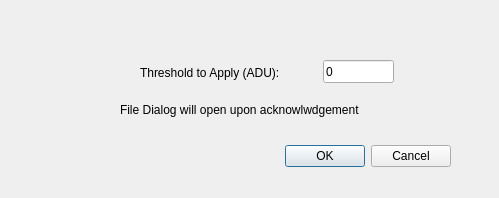
<?xml version="1.0" encoding="UTF-8"?>
<ui version="4.0">
 <class>threshExport</class>
 <widget class="QDialog" name="threshExport">
  <property name="geometry">
   <rect>
    <x>0</x>
    <y>0</y>
    <width>499</width>
    <height>198</height>
   </rect>
  </property>
  <property name="windowTitle">
   <string>Dialog</string>
  </property>
  <widget class="QDialogButtonBox" name="buttonBox">
   <property name="geometry">
    <rect>
     <x>110</x>
     <y>140</y>
     <width>341</width>
     <height>32</height>
    </rect>
   </property>
   <property name="orientation">
    <enum>Qt::Horizontal</enum>
   </property>
   <property name="standardButtons">
    <set>QDialogButtonBox::Cancel|QDialogButtonBox::Ok</set>
   </property>
  </widget>
  <widget class="QWidget" name="layoutWidget">
   <property name="geometry">
    <rect>
     <x>140</x>
     <y>60</y>
     <width>217</width>
     <height>25</height>
    </rect>
   </property>
   <layout class="QHBoxLayout" name="horizontalLayout">
    <item>
     <widget class="QLabel" name="label">
      <property name="text">
       <string>Threshold to Apply (ADU):</string>
      </property>
     </widget>
    </item>
   </layout>
  </widget>
  <widget class="QLineEdit" name="lineEdit">
   <property name="geometry">
    <rect>
     <x>323</x>
     <y>60</y>
     <width>71</width>
     <height>23</height>
    </rect>
   </property>
   <property name="text">
    <string>0</string>
   </property>
  </widget>
  <widget class="QLabel" name="label_2">
   <property name="geometry">
    <rect>
     <x>120</x>
     <y>100</y>
     <width>301</width>
     <height>20</height>
    </rect>
   </property>
   <property name="text">
    <string>File Dialog will open upon acknowlwdgement</string>
   </property>
  </widget>
 </widget>
 <resources/>
 <connections>
  <connection>
   <sender>buttonBox</sender>
   <signal>accepted()</signal>
   <receiver>threshExport</receiver>
   <slot>accept()</slot>
   <hints>
    <hint type="sourcelabel">
     <x>248</x>
     <y>254</y>
    </hint>
    <hint type="destinationlabel">
     <x>157</x>
     <y>274</y>
    </hint>
   </hints>
  </connection>
  <connection>
   <sender>buttonBox</sender>
   <signal>rejected()</signal>
   <receiver>threshExport</receiver>
   <slot>reject()</slot>
   <hints>
    <hint type="sourcelabel">
     <x>316</x>
     <y>260</y>
    </hint>
    <hint type="destinationlabel">
     <x>286</x>
     <y>274</y>
    </hint>
   </hints>
  </connection>
 </connections>
</ui>
